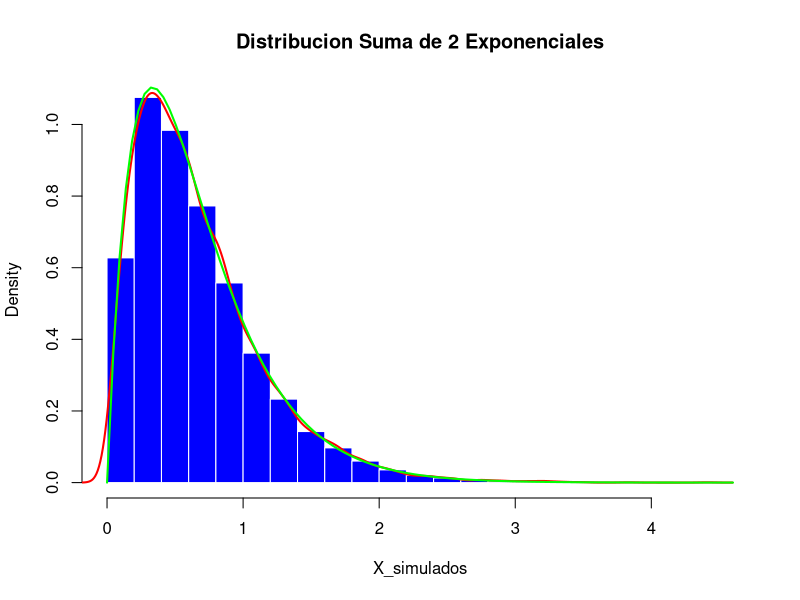
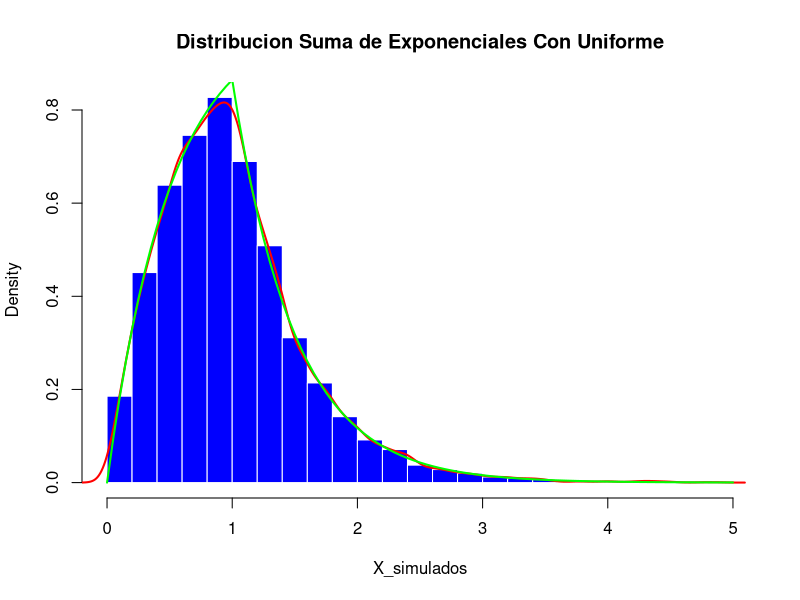
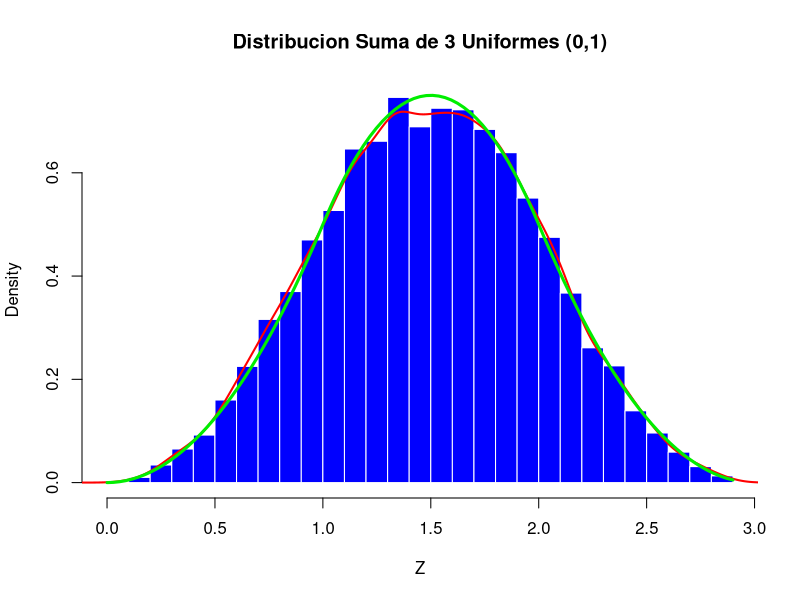
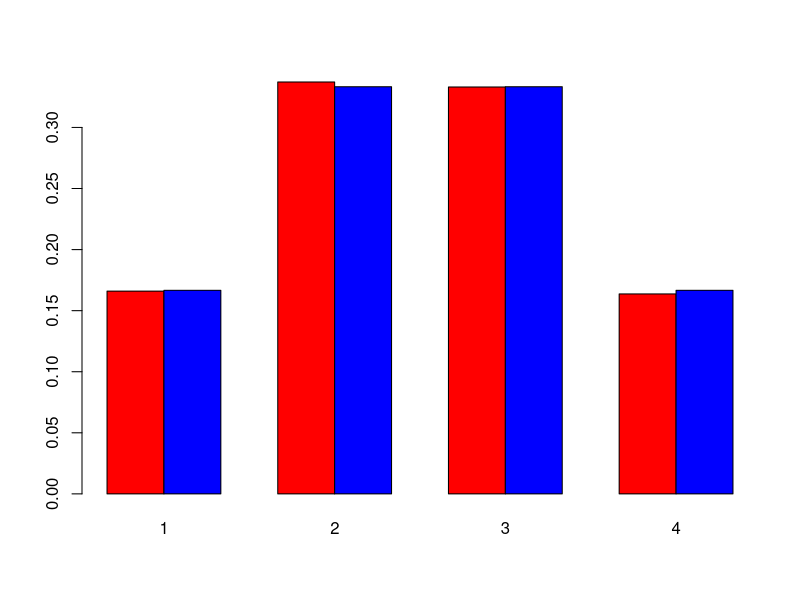

These charts were generated, in order, by the following R code:
## ---- chunk 1
set.seed(42)

lambda1 <- 3 #Parametro primera distribucion exponencial
lambda2 <- 3 #Parametro segunda distribucion exponencial
n_simulaciones <- 10000
U1 <- runif(n_simulaciones) #Para la primera distribucion
U2 <- runif(n_simulaciones) #Para la segunda distribucion

X1 <- qexp(p = U1, rate = lambda1)
X2 <- qexp(p = U2, rate = lambda2)

X_simulados <- X1+X2
head(X_simulados)

hist(X_simulados,
     probability = T,
     col = "blue",
     border = "white",
     breaks = 30,
     main = "Distribucion Suma de 2 Exponenciales")

lines(density(X_simulados), col = "red", lwd = 2)

f_teorica <- function(x){
  ifelse( x<0 , 0 , 9*x*exp(-3*x))
}

curve(f_teorica, col = "green", lwd = 2 , add = T)
## ---- chunk 2
set.seed(42)

lambda <- 2 #Parametro primera distribucion exponencial
a <- 0
b <- 1
n_simulaciones <- 10000
U1 <- runif(n_simulaciones) #Para la primera distribucion
U2 <- runif(n_simulaciones) #Para la segunda distribucion

X1 <- qexp(p = U1, rate = lambda)
X2 <- qunif(p = U2, min = a, max = b)#se puede hacer con runif porque genera
#valores aleatorios del 0 al 1
X_simulados <- X1+X2
head(X_simulados)

hist(X_simulados,
     probability = T,
     col = "blue",
     border = "white",
     breaks = 30,
     main = "Distribucion Suma de Exponenciales Con Uniforme")

lines(density(X_simulados), col = "red", lwd = 2)

f_teorica <- function(x){
  ifelse( x<0 , 0 , 
          ifelse(x < 1, 1 - exp(-2*x), exp(-2*x)*(exp(2)-1)))
}

curve(f_teorica, col = "green", lwd = 2 , add = T)
## ---- chunk 3
set.seed(42)


n_simulaciones <- 10000
U1 <- runif(n_simulaciones) #Para la primera distribucion
U2 <- runif(n_simulaciones) #Para la segunda distribucion
U3 <- runif(n_simulaciones) #Para la tercera distribucion

X <- qunif(p = U1)
Y <- U2
W <- U3
Z <- X+Y+W


hist(Z,
     probability = T,
     col = "blue",
     border = "white",
     breaks = 30,
     main = "Distribucion Suma de 3 Uniformes (0,1)")

lines(density(Z), col = "red", lwd = 2)

f_teorica <- function(z){
  ifelse( z<0 , 0 , 
          ifelse(z < 1, (z^2)/2 ,
                 ifelse(z<2, (-z^2)+3*z-(3/2), ((z-3)^2)/2)))
}

curve(f_teorica, col = "green2", lwd = 3 , add = T)
## ---- chunk 4
set.seed(42)


n_simulaciones <- 10000
U1 <- runif(n_simulaciones) #Para la primera distribucion
U2 <- runif(n_simulaciones) #Para la segunda distribucion
p <- 0.5 #Parametro de la bernoulli
X <- qbinom(p = U1, size = 1, prob = p)
Y <- ifelse( U2 <= 1/3, 1, 
             ifelse(U2 <= 2/3, 2, 3))
Z <- X+Y

frecuencias_empiricas <- table(Z)/n_simulaciones
frecuencias_teoricas <- c(1/6,1/3,1/3,1/6)
contraste <- rbind(frecuencias_empiricas, frecuencias_teoricas)
barplot(contraste, beside = T, col = c("red","blue" ))
